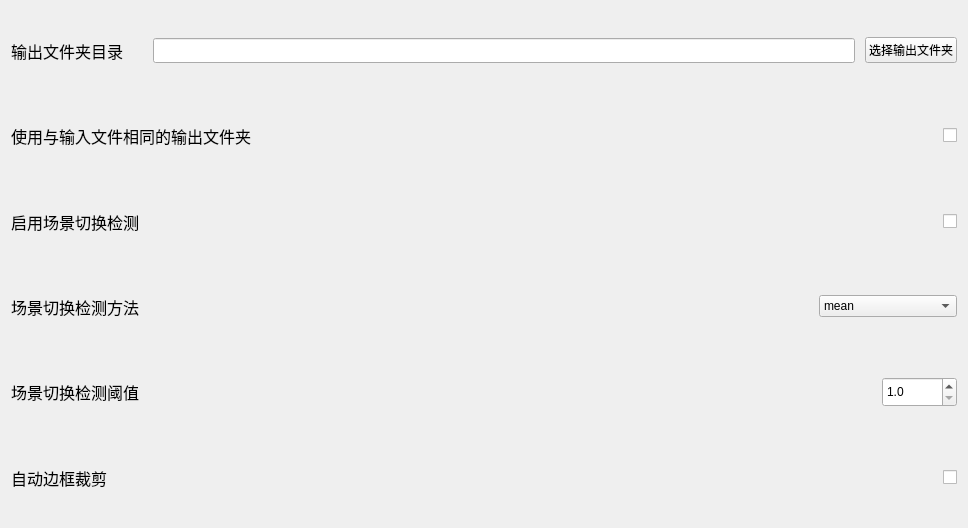
                           <widget class="QWidget" name="scrollAreaWidgetContents_3">
                            <property name="geometry">
                             <rect>
                              <x>0</x>
                              <y>0</y>
                              <width>968</width>
                              <height>528</height>
                             </rect>
                            </property>
                            <layout class="QVBoxLayout" name="verticalLayout_25">
                             <item>
                              <widget class="QWidget" name="outputFileLocationContianer" native="true">
                               <layout class="QHBoxLayout" name="horizontalLayout_19">
                                <property name="spacing">
                                 <number>10</number>
                                </property>
                                <property name="leftMargin">
                                 <number>0</number>
                                </property>
                                <property name="topMargin">
                                 <number>0</number>
                                </property>
                                <property name="rightMargin">
                                 <number>0</number>
                                </property>
                                <property name="bottomMargin">
                                 <number>0</number>
                                </property>
                                <item>
                                 <widget class="QLabel" name="encoderLabel_3">
                                  <property name="font">
                                   <font>
                                    <pointsize>12</pointsize>
                                   </font>
                                  </property>
                                  <property name="text">
                                   <string>输出文件夹目录</string>
                                  </property>
                                 </widget>
                                </item>
                                <item>
                                 <spacer name="horizontalSpacer_11">
                                  <property name="orientation">
                                   <enum>Qt::Orientation::Horizontal</enum>
                                  </property>
                                  <property name="sizeType">
                                   <enum>QSizePolicy::Policy::Minimum</enum>
                                  </property>
                                  <property name="sizeHint" stdset="0">
                                   <size>
                                    <width>20</width>
                                    <height>20</height>
                                   </size>
                                  </property>
                                 </spacer>
                                </item>
                                <item>
                                 <widget class="QLineEdit" name="output_folder_location">
                                  <property name="minimumSize">
                                   <size>
                                    <width>0</width>
                                    <height>25</height>
                                   </size>
                                  </property>
                                 </widget>
                                </item>
                                <item>
                                 <widget class="QPushButton" name="select_output_folder_location_btn">
                                  <property name="text">
                                   <string>选择输出文件夹</string>
                                  </property>
                                 </widget>
                                </item>
                               </layout>
                              </widget>
                             </item>
                             <item>
                              <widget class="QWidget" name="use_same_output_folder_as_input_fileContainer" native="true">
                               <layout class="QHBoxLayout" name="horizontalLayout_61">
                                <property name="spacing">
                                 <number>10</number>
                                </property>
                                <property name="leftMargin">
                                 <number>0</number>
                                </property>
                                <property name="topMargin">
                                 <number>0</number>
                                </property>
                                <property name="rightMargin">
                                 <number>0</number>
                                </property>
                                <property name="bottomMargin">
                                 <number>0</number>
                                </property>
                                <item>
                                 <widget class="QLabel" name="label_26">
                                  <property name="font">
                                   <font>
                                    <pointsize>12</pointsize>
                                   </font>
                                  </property>
                                  <property name="text">
                                   <string>使用与输入文件相同的输出文件夹</string>
                                  </property>
                                 </widget>
                                </item>
                                <item>
                                 <spacer name="horizontalSpacer_36">
                                  <property name="orientation">
                                   <enum>Qt::Orientation::Horizontal</enum>
                                  </property>
                                  <property name="sizeHint" stdset="0">
                                   <size>
                                    <width>40</width>
                                    <height>20</height>
                                   </size>
                                  </property>
                                 </spacer>
                                </item>
                                <item>
                                 <widget class="QLabel" name="label_27">
                                  <property name="maximumSize">
                                   <size>
                                    <width>25</width>
                                    <height>25</height>
                                   </size>
                                  </property>
                                  <property name="toolTip">
                                   <string>&lt;html&gt;&lt;head/&gt;&lt;body&gt;&lt;p&gt;&lt;span style=&quot; font-weight:700;&quot;&gt;使用与输入文件相同的输出文件夹：&lt;/span&gt;&lt;/p&gt;&lt;p&gt;- 启用：输出文件夹将与原始输入文件所在的目录相同。 &lt;/p&gt;&lt;/body&gt;&lt;/html&gt;</string>
                                  </property>
                                  <property name="text">
                                   <string/>
                                  </property>
                                  <property name="pixmap">
                                   <pixmap resource="resources.qrc">:/icons/icons/info.svg</pixmap>
                                  </property>
                                  <property name="scaledContents">
                                   <bool>true</bool>
                                  </property>
                                 </widget>
                                </item>
                                <item>
                                 <widget class="QCheckBox" name="use_same_output_folder_as_input_file_enabled">
                                  <property name="text">
                                   <string/>
                                  </property>
                                 </widget>
                                </item>
                               </layout>
                              </widget>
                             </item>
                             <item>
                              <widget class="QWidget" name="sceneChangeDetectionSettingContainer" native="true">
                               <layout class="QHBoxLayout" name="horizontalLayout_17">
                                <property name="spacing">
                                 <number>10</number>
                                </property>
                                <property name="leftMargin">
                                 <number>0</number>
                                </property>
                                <property name="topMargin">
                                 <number>0</number>
                                </property>
                                <property name="rightMargin">
                                 <number>0</number>
                                </property>
                                <property name="bottomMargin">
                                 <number>0</number>
                                </property>
                                <item>
                                 <widget class="QLabel" name="label_20">
                                  <property name="font">
                                   <font>
                                    <pointsize>12</pointsize>
                                   </font>
                                  </property>
                                  <property name="text">
                                   <string>启用场景切换检测</string>
                                  </property>
                                 </widget>
                                </item>
                                <item>
                                 <spacer name="horizontalSpacer_3">
                                  <property name="orientation">
                                   <enum>Qt::Orientation::Horizontal</enum>
                                  </property>
                                  <property name="sizeHint" stdset="0">
                                   <size>
                                    <width>40</width>
                                    <height>20</height>
                                   </size>
                                  </property>
                                 </spacer>
                                </item>
                                <item>
                                 <widget class="QLabel" name="label_24">
                                  <property name="maximumSize">
                                   <size>
                                    <width>25</width>
                                    <height>25</height>
                                   </size>
                                  </property>
                                  <property name="toolTip">
                                   <string>&lt;html&gt;&lt;head/&gt;&lt;body&gt;&lt;p&gt;&lt;span style=&quot; font-weight:700;&quot;&gt;启用场景切换检测：&lt;/span&gt;&lt;/p&gt;&lt;p&gt;- 启用：尝试检测视频中场景发生切换的位置。 &lt;/p&gt;&lt;p&gt;   在进行补帧时，会避免跨越这些场景切换点进行补帧。&lt;/p&gt;&lt;/body&gt;&lt;/html&gt;</string>
                                  </property>
                                  <property name="text">
                                   <string/>
                                  </property>
                                  <property name="pixmap">
                                   <pixmap resource="resources.qrc">:/icons/icons/info.svg</pixmap>
                                  </property>
                                  <property name="scaledContents">
                                   <bool>true</bool>
                                  </property>
                                 </widget>
                                </item>
                                <item>
                                 <widget class="QCheckBox" name="scene_change_detection_enabled">
                                  <property name="text">
                                   <string/>
                                  </property>
                                 </widget>
                                </item>
                               </layout>
                              </widget>
                             </item>
                             <item>
                              <widget class="QWidget" name="widget_12" native="true">
                               <layout class="QHBoxLayout" name="horizontalLayout_27">
                                <property name="spacing">
                                 <number>10</number>
                                </property>
                                <property name="leftMargin">
                                 <number>0</number>
                                </property>
                                <property name="topMargin">
                                 <number>0</number>
                                </property>
                                <property name="rightMargin">
                                 <number>0</number>
                                </property>
                                <property name="bottomMargin">
                                 <number>0</number>
                                </property>
                                <item>
                                 <widget class="QLabel" name="label_37">
                                  <property name="font">
                                   <font>
                                    <pointsize>12</pointsize>
                                   </font>
                                  </property>
                                  <property name="text">
                                   <string>场景切换检测方法</string>
                                  </property>
                                 </widget>
                                </item>
                                <item>
                                 <spacer name="horizontalSpacer_13">
                                  <property name="orientation">
                                   <enum>Qt::Orientation::Horizontal</enum>
                                  </property>
                                  <property name="sizeHint" stdset="0">
                                   <size>
                                    <width>305</width>
                                    <height>20</height>
                                   </size>
                                  </property>
                                 </spacer>
                                </item>
                                <item>
                                 <widget class="QLabel" name="label_38">
                                  <property name="maximumSize">
                                   <size>
                                    <width>25</width>
                                    <height>25</height>
                                   </size>
                                  </property>
                                  <property name="toolTip">
                                   <string>&lt;html&gt;&lt;head/&gt;&lt;body&gt;&lt;p&gt;&lt;span style=&quot; font-weight:700;&quot;&gt;场景切换检测方法&lt;/span&gt;&lt;/p&gt;&lt;p&gt;- mean：最快，最不准确&lt;/p&gt;&lt;p&gt;- mean (segmented)：较快，容易过度检测&lt;/p&gt;&lt;p&gt;- pyscenedetect：慢，准确 &lt;span style=&quot; font-weight:700;&quot;&gt;（推荐）&lt;/span&gt;&lt;/p&gt;&lt;/body&gt;&lt;/html&gt;</string>
                                  </property>
                                  <property name="text">
                                   <string/>
                                  </property>
                                  <property name="pixmap">
                                   <pixmap resource="resources.qrc">:/icons/icons/info.svg</pixmap>
                                  </property>
                                  <property name="scaledContents">
                                   <bool>true</bool>
                                  </property>
                                 </widget>
                                </item>
                                <item>
                                 <widget class="QComboBox" name="scene_change_detection_method">
                                  <item>
                                   <property name="text">
                                    <string>mean</string>
                                   </property>
                                  </item>
                                  <item>
                                   <property name="text">
                                    <string>mean_segmented</string>
                                   </property>
                                  </item>
                                  <item>
                                   <property name="text">
                                    <string>sudo_scene_detect</string>
                                   </property>
                                  </item>
                                  <item>
                                   <property name="text">
                                    <string>pyscenedetect</string>
                                   </property>
                                  </item>
                                 </widget>
                                </item>
                               </layout>
                              </widget>
                             </item>
                             <item>
                              <widget class="QWidget" name="widget_7" native="true">
                               <layout class="QHBoxLayout" name="horizontalLayout_14">
                                <property name="spacing">
                                 <number>10</number>
                                </property>
                                <property name="leftMargin">
                                 <number>0</number>
                                </property>
                                <property name="topMargin">
                                 <number>0</number>
                                </property>
                                <property name="rightMargin">
                                 <number>0</number>
                                </property>
                                <property name="bottomMargin">
                                 <number>0</number>
                                </property>
                                <item>
                                 <widget class="QLabel" name="label_30">
                                  <property name="font">
                                   <font>
                                    <pointsize>12</pointsize>
                                   </font>
                                  </property>
                                  <property name="text">
                                   <string>场景切换检测阈值</string>
                                  </property>
                                 </widget>
                                </item>
                                <item>
                                 <spacer name="horizontalSpacer_6">
                                  <property name="orientation">
                                   <enum>Qt::Orientation::Horizontal</enum>
                                  </property>
                                  <property name="sizeHint" stdset="0">
                                   <size>
                                    <width>305</width>
                                    <height>20</height>
                                   </size>
                                  </property>
                                 </spacer>
                                </item>
                                <item>
                                 <widget class="QLabel" name="label_31">
                                  <property name="maximumSize">
                                   <size>
                                    <width>25</width>
                                    <height>25</height>
                                   </size>
                                  </property>
                                  <property name="toolTip">
                                   <string>&lt;html&gt;&lt;head/&gt;&lt;body&gt;&lt;p&gt;&lt;span style=&quot; font-weight:700;&quot;&gt;场景切换检测阈值&lt;/span&gt;&lt;/p&gt;&lt;p&gt; - 数值越低：检测到场景切换的几率&lt;span style=&quot; font-weight:700;&quot;&gt;越高&lt;/span&gt;，但有&lt;span style=&quot; font-weight:700;&quot;&gt;过度检测&lt;/span&gt;的风险。&lt;/p&gt;&lt;p&gt; - 数值越高：检测到场景切换的几率&lt;span style=&quot; font-weight:700;&quot;&gt;越低&lt;/span&gt;，但有&lt;span style=&quot; font-weight:700;&quot;&gt;漏检&lt;/span&gt;的风险。&lt;/p&gt;&lt;p&gt;   - &lt;span style=&quot; font-weight:700;&quot;&gt;推荐： &lt;/span&gt;实拍视频用 2-3，动画用 4。&lt;/p&gt;&lt;/body&gt;&lt;/html&gt;</string>
                                  </property>
                                  <property name="text">
                                   <string/>
                                  </property>
                                  <property name="pixmap">
                                   <pixmap resource="resources.qrc">:/icons/icons/info.svg</pixmap>
                                  </property>
                                  <property name="scaledContents">
                                   <bool>true</bool>
                                  </property>
                                 </widget>
                                </item>
                                <item>
                                 <widget class="QDoubleSpinBox" name="scene_change_detection_threshold">
                                  <property name="minimumSize">
                                   <size>
                                    <width>75</width>
                                    <height>30</height>
                                   </size>
                                  </property>
                                  <property name="decimals">
                                   <number>1</number>
                                  </property>
                                  <property name="minimum">
                                   <double>1.000000000000000</double>
                                  </property>
                                  <property name="maximum">
                                   <double>10.000000000000000</double>
                                  </property>
                                 </widget>
                                </item>
                               </layout>
                              </widget>
                             </item>
                             <item>
                              <widget class="QWidget" name="widget_9" native="true">
                               <layout class="QHBoxLayout" name="horizontalLayout_25">
                                <property name="spacing">
                                 <number>6</number>
                                </property>
                                <property name="leftMargin">
                                 <number>0</number>
                                </property>
                                <property name="topMargin">
                                 <number>0</number>
                                </property>
                                <property name="rightMargin">
                                 <number>0</number>
                                </property>
                                <property name="bottomMargin">
                                 <number>0</number>
                                </property>
                                <item>
                                 <widget class="QLabel" name="label_48">
                                  <property name="font">
                                   <font>
                                    <pointsize>12</pointsize>
                                   </font>
                                  </property>
                                  <property name="text">
                                   <string>自动边框裁剪</string>
                                  </property>
                                 </widget>
                                </item>
                                <item>
                                 <spacer name="horizontalSpacer_10">
                                  <property name="orientation">
                                   <enum>Qt::Orientation::Horizontal</enum>
                                  </property>
                                  <property name="sizeHint" stdset="0">
                                   <size>
                                    <width>468</width>
                                    <height>20</height>
                                   </size>
                                  </property>
                                 </spacer>
                                </item>
                                <item>
                                 <widget class="QLabel" name="label_47">
                                  <property name="maximumSize">
                                   <size>
                                    <width>25</width>
                                    <height>25</height>
                                   </size>
                                  </property>
                                  <property name="toolTip">
                                   <string>&lt;html&gt;&lt;head/&gt;&lt;body&gt;&lt;p&gt;&lt;span style=&quot; font-weight:700;&quot;&gt;自动边框裁剪：&lt;/span&gt;&lt;/p&gt;&lt;p&gt;- 如果整个视频都存在黑边，会自动将其移除，可提升性能。&lt;/p&gt;&lt;/body&gt;&lt;/html&gt;</string>
                                  </property>
                                  <property name="text">
                                   <string/>
                                  </property>
                                  <property name="pixmap">
                                   <pixmap resource="resources.qrc">:/icons/icons/info.svg</pixmap>
                                  </property>
                                  <property name="scaledContents">
                                   <bool>true</bool>
                                  </property>
                                 </widget>
                                </item>
                                <item>
                                 <widget class="QCheckBox" name="auto_border_cropping">
                                  <property name="text">
                                   <string/>
                                  </property>
                                 </widget>
                                </item>
                               </layout>
                              </widget>
                             </item>
                            </layout>
                           </widget>
